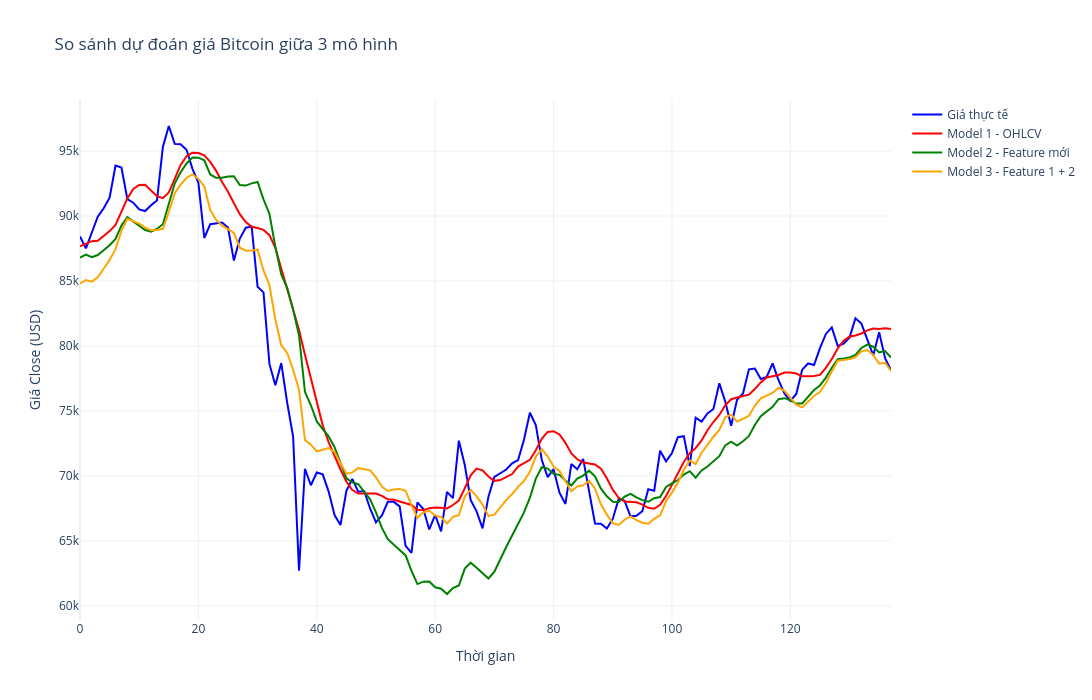

The cell this chart's notebook holds for it:
### Code cell
import plotly.graph_objects as go

y_true = y_test_real.flatten()

pred1 = pred1_real.flatten()
pred2 = pred2_real.flatten()
pred3 = pred3_real.flatten()

fig = go.Figure()

fig.add_trace(
    go.Scatter(
        y=y_true,
        mode='lines',
        name='Giá thực tế',
        line=dict(color='blue')
    )
)
fig.add_trace(
    go.Scatter(
        y=pred1,
        mode='lines',
        name='Model 1 - OHLCV',
        line=dict(color='red')
    )
)
fig.add_trace(
    go.Scatter(
        y=pred2,
        mode='lines',
        name='Model 2 - Feature mới',
        line=dict(color='green')
    )
)
fig.add_trace(
    go.Scatter(
        y=pred3,
        mode='lines',
        name='Model 3 - Feature 1 + 2',
        line=dict(color='orange')
    )
)
fig.update_layout(
    title='So sánh dự đoán giá Bitcoin giữa 3 mô hình',
    xaxis_title='Thời gian',
    yaxis_title='Giá Close (USD)',
    template='plotly_white',
    width=1200,
    height=700
)

fig.show()

### Figure 1 — Plotly figure (JSON) as saved in the notebook; plotly's stock layout.template omitted (floating-point values rounded to 4 significant figures; data arrays with more than 128 entries replaced by an {"elided": "..."} marker saying what was removed)
{"data": [{"line": {"color": "blue"}, "mode": "lines", "name": "Giá thực tế", "type": "scatter", "y": {"elided": "138 float values"}}, {"line": {"color": "red"}, "mode": "lines", "name": "Model 1 - OHLCV", "type": "scatter", "y": {"elided": "138 float values"}}, {"line": {"color": "green"}, "mode": "lines", "name": "Model 2 - Feature mới", "type": "scatter", "y": {"elided": "138 float values"}}, {"line": {"color": "orange"}, "mode": "lines", "name": "Model 3 - Feature 1 + 2", "type": "scatter", "y": {"elided": "138 float values"}}], "layout": {"height": 700, "title": {"text": "So sánh dự đoán giá Bitcoin giữa 3 mô hình"}, "width": 1200, "xaxis": {"title": {"text": "Thời gian"}}, "yaxis": {"title": {"text": "Giá Close (USD)"}}}}
